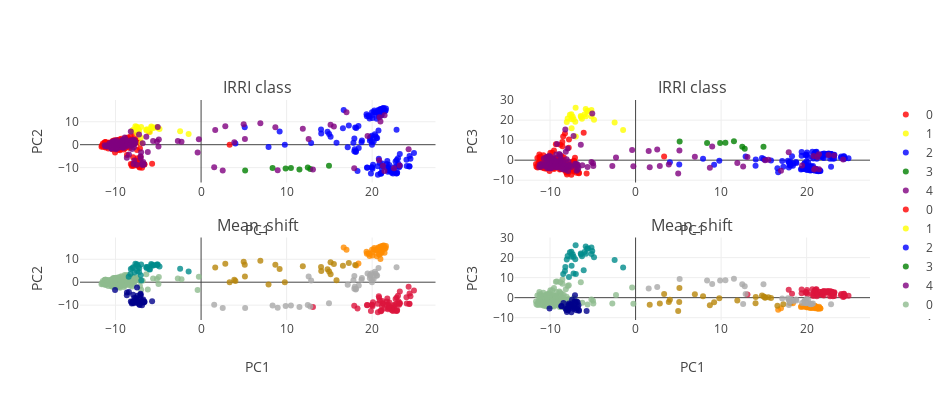

Notebook cell for this chart:
### Markdown cell above
### B. Global variation

#### i. PCA

Perform PCA across data set.

Perform Mean shift clustering to attempt to extract genetically coherent groups of accessions.

These can later be used for supervised analysis.

### Code cell
PCA_color_ref= ['darkseagreen','crimson', 'darkorange', 'darkblue', 'darkcyan',
            'darkgoldenrod', 'darkgray', 'darkgrey', 'darkgreen',
            'darkkhaki', 'darkmagenta', 'darkolivegreen', 'darkorange',
            'darkorchid', 'darkred', 'darksalmon', 'darkseagreen',
            'darkslateblue', 'darkslategray', 'darkslategrey',
            'darkturquoise', 'darkviolet', 'deeppink']

## Perform PCA
n_comp= 5
pca = PCA(n_components=n_comp, whiten=False,svd_solver='randomized')

feats= pca.fit_transform(gen_sample)

## perform MeanShift clustering.
bandwidth = estimate_bandwidth(feats, quantile=0.15)

ms = MeanShift(bandwidth=bandwidth, bin_seeding=False, cluster_all=True, min_bin_freq=15)
ms.fit(feats)
labels1 = ms.labels_
label_select = {y:[x for x in range(len(labels1)) if labels1[x] == y] for y in sorted(list(set(labels1)))}

###
from structure_tools.Tutorial_subplots import plot_global_classes


plot_global_classes(feats,
                    code_lib,
                    label_select,
                    color_groups,
                    PCA_color_ref,
                    title_I= 'IRRI class',
                    title_II= 'Mean_shift',height= 400, width= 950)
